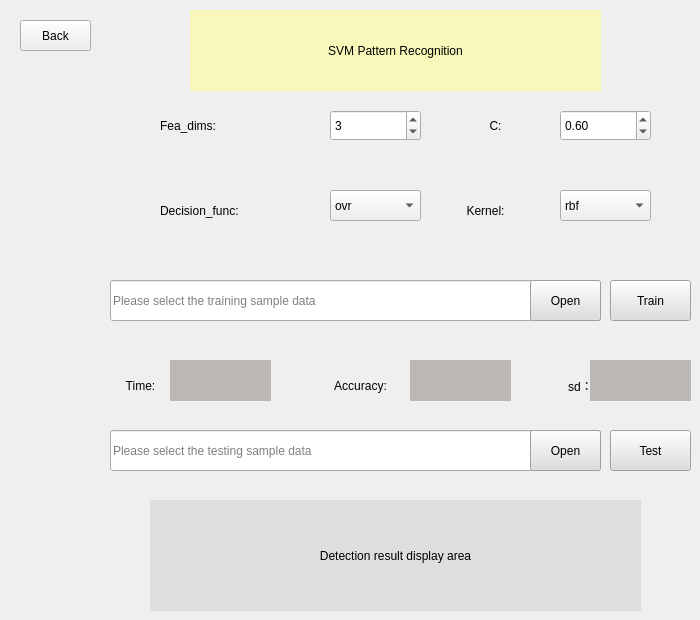
   <widget class="QWidget" name="page_7">
    <widget class="QPushButton" name="pushButton_14">
     <property name="geometry">
      <rect>
       <x>20</x>
       <y>20</y>
       <width>71</width>
       <height>31</height>
      </rect>
     </property>
     <property name="styleSheet">
      <string notr="true">font: 11pt &quot;Times New Roman&quot;;</string>
     </property>
     <property name="text">
      <string>Back</string>
     </property>
    </widget>
    <widget class="QLabel" name="label">
     <property name="geometry">
      <rect>
       <x>160</x>
       <y>100</y>
       <width>181</width>
       <height>51</height>
      </rect>
     </property>
     <property name="styleSheet">
      <string notr="true">font: 75 12pt &quot;Times New Roman&quot;;</string>
     </property>
     <property name="text">
      <string>Fea_dims:</string>
     </property>
    </widget>
    <widget class="QLabel" name="label_2">
     <property name="geometry">
      <rect>
       <x>440</x>
       <y>110</y>
       <width>111</width>
       <height>31</height>
      </rect>
     </property>
     <property name="styleSheet">
      <string notr="true">font: 75 12pt &quot;Times New Roman&quot;;</string>
     </property>
     <property name="text">
      <string>C:</string>
     </property>
     <property name="alignment">
      <set>Qt::AlignCenter</set>
     </property>
    </widget>
    <widget class="QLabel" name="label_20">
     <property name="geometry">
      <rect>
       <x>160</x>
       <y>190</y>
       <width>171</width>
       <height>41</height>
      </rect>
     </property>
     <property name="styleSheet">
      <string notr="true">font: 75 12pt &quot;Times New Roman&quot;;</string>
     </property>
     <property name="text">
      <string>Decision_func:</string>
     </property>
    </widget>
    <widget class="QLabel" name="label_21">
     <property name="geometry">
      <rect>
       <x>440</x>
       <y>200</y>
       <width>91</width>
       <height>21</height>
      </rect>
     </property>
     <property name="styleSheet">
      <string notr="true">font: 75 12pt &quot;Times New Roman&quot;;</string>
     </property>
     <property name="text">
      <string>Kernel:</string>
     </property>
     <property name="alignment">
      <set>Qt::AlignCenter</set>
     </property>
    </widget>
    <widget class="QComboBox" name="svm_decision">
     <property name="geometry">
      <rect>
       <x>330</x>
       <y>190</y>
       <width>91</width>
       <height>31</height>
      </rect>
     </property>
     <property name="styleSheet">
      <string notr="true">font: 75 12pt &quot;Times New Roman&quot;;</string>
     </property>
     <item>
      <property name="text">
       <string>ovr</string>
      </property>
     </item>
     <item>
      <property name="text">
       <string>ovo</string>
      </property>
     </item>
    </widget>
    <widget class="QComboBox" name="svm_kernel">
     <property name="geometry">
      <rect>
       <x>560</x>
       <y>190</y>
       <width>91</width>
       <height>31</height>
      </rect>
     </property>
     <property name="styleSheet">
      <string notr="true">font: 75 12pt &quot;Times New Roman&quot;;</string>
     </property>
     <item>
      <property name="text">
       <string>rbf</string>
      </property>
     </item>
     <item>
      <property name="text">
       <string>linear</string>
      </property>
     </item>
     <item>
      <property name="text">
       <string>poly</string>
      </property>
     </item>
     <item>
      <property name="text">
       <string>sigmod</string>
      </property>
     </item>
    </widget>
    <widget class="QSpinBox" name="svm_fea">
     <property name="geometry">
      <rect>
       <x>330</x>
       <y>110</y>
       <width>91</width>
       <height>31</height>
      </rect>
     </property>
     <property name="styleSheet">
      <string notr="true">font: 75 12pt &quot;Times New Roman&quot;;</string>
     </property>
     <property name="minimum">
      <number>1</number>
     </property>
     <property name="value">
      <number>3</number>
     </property>
    </widget>
    <widget class="QDoubleSpinBox" name="svm_cefa">
     <property name="geometry">
      <rect>
       <x>560</x>
       <y>110</y>
       <width>91</width>
       <height>31</height>
      </rect>
     </property>
     <property name="styleSheet">
      <string notr="true">font: 75 12pt &quot;Times New Roman&quot;;</string>
     </property>
     <property name="decimals">
      <number>2</number>
     </property>
     <property name="maximum">
      <double>1.000000000000000</double>
     </property>
     <property name="singleStep">
      <double>0.050000000000000</double>
     </property>
     <property name="value">
      <double>0.600000000000000</double>
     </property>
    </widget>
    <widget class="QLineEdit" name="svm_testfile_path">
     <property name="geometry">
      <rect>
       <x>110</x>
       <y>430</y>
       <width>491</width>
       <height>41</height>
      </rect>
     </property>
     <property name="styleSheet">
      <string notr="true">font: 12pt &quot;Times New Roman&quot;;</string>
     </property>
     <property name="placeholderText">
      <string>Please select the testing sample data</string>
     </property>
    </widget>
    <widget class="QLabel" name="svm_test_res">
     <property name="geometry">
      <rect>
       <x>150</x>
       <y>500</y>
       <width>491</width>
       <height>111</height>
      </rect>
     </property>
     <property name="styleSheet">
      <string notr="true">background-color: rgb(222, 222, 222);
font:75 11pt &quot;Times New Roman&quot;;</string>
     </property>
     <property name="text">
      <string>Detection result display area</string>
     </property>
     <property name="alignment">
      <set>Qt::AlignCenter</set>
     </property>
    </widget>
    <widget class="QLabel" name="label_43">
     <property name="geometry">
      <rect>
       <x>300</x>
       <y>370</y>
       <width>121</width>
       <height>31</height>
      </rect>
     </property>
     <property name="styleSheet">
      <string notr="true">font: 75 12pt &quot;Times New Roman&quot;;</string>
     </property>
     <property name="text">
      <string>Accuracy:</string>
     </property>
     <property name="alignment">
      <set>Qt::AlignCenter</set>
     </property>
    </widget>
    <widget class="QPushButton" name="pushButton_49">
     <property name="geometry">
      <rect>
       <x>610</x>
       <y>430</y>
       <width>81</width>
       <height>41</height>
      </rect>
     </property>
     <property name="styleSheet">
      <string notr="true">background-color: rgb(222, 222, 222);
font: 11pt &quot;Times New Roman&quot;;</string>
     </property>
     <property name="text">
      <string>Test</string>
     </property>
    </widget>
    <widget class="QPushButton" name="pushButton_48">
     <property name="geometry">
      <rect>
       <x>530</x>
       <y>430</y>
       <width>71</width>
       <height>41</height>
      </rect>
     </property>
     <property name="styleSheet">
      <string notr="true">background-color: rgb(222, 222, 222);
font: 11pt &quot;Times New Roman&quot;;</string>
     </property>
     <property name="text">
      <string>Open</string>
     </property>
    </widget>
    <widget class="QPushButton" name="pushButton_40">
     <property name="geometry">
      <rect>
       <x>610</x>
       <y>280</y>
       <width>81</width>
       <height>41</height>
      </rect>
     </property>
     <property name="styleSheet">
      <string notr="true">background-color: rgb(222, 222, 222);
font: 11pt &quot;Times New Roman&quot;;</string>
     </property>
     <property name="text">
      <string>Train</string>
     </property>
    </widget>
    <widget class="QLabel" name="svm_train_res">
     <property name="geometry">
      <rect>
       <x>410</x>
       <y>360</y>
       <width>101</width>
       <height>41</height>
      </rect>
     </property>
     <property name="styleSheet">
      <string notr="true">font: 12pt &quot;Times New Roman&quot;;
background-color: rgb(186, 183, 180);</string>
     </property>
     <property name="text">
      <string/>
     </property>
     <property name="alignment">
      <set>Qt::AlignCenter</set>
     </property>
    </widget>
    <widget class="QLineEdit" name="svm_trainfile_path">
     <property name="geometry">
      <rect>
       <x>110</x>
       <y>280</y>
       <width>491</width>
       <height>41</height>
      </rect>
     </property>
     <property name="styleSheet">
      <string notr="true">font: 12pt &quot;Times New Roman&quot;;</string>
     </property>
     <property name="placeholderText">
      <string>Please select the training sample data</string>
     </property>
    </widget>
    <widget class="QPushButton" name="svm_trainfile_btn">
     <property name="geometry">
      <rect>
       <x>530</x>
       <y>280</y>
       <width>71</width>
       <height>41</height>
      </rect>
     </property>
     <property name="styleSheet">
      <string notr="true">background-color: rgb(222, 222, 222);
font: 11pt &quot;Times New Roman&quot;;</string>
     </property>
     <property name="text">
      <string>Open</string>
     </property>
    </widget>
    <widget class="QLabel" name="label_16">
     <property name="geometry">
      <rect>
       <x>190</x>
       <y>10</y>
       <width>411</width>
       <height>81</height>
      </rect>
     </property>
     <property name="styleSheet">
      <string notr="true">font: 12pt &quot;Times New Roman&quot;;
background-color: rgb(248, 248, 186);</string>
     </property>
     <property name="text">
      <string>SVM Pattern Recognition</string>
     </property>
     <property name="alignment">
      <set>Qt::AlignCenter</set>
     </property>
    </widget>
    <widget class="QLabel" name="svm_train_time">
     <property name="geometry">
      <rect>
       <x>170</x>
       <y>360</y>
       <width>101</width>
       <height>41</height>
      </rect>
     </property>
     <property name="styleSheet">
      <string notr="true">font: 12pt &quot;Times New Roman&quot;;
background-color: rgb(186, 183, 180);</string>
     </property>
     <property name="text">
      <string/>
     </property>
     <property name="alignment">
      <set>Qt::AlignCenter</set>
     </property>
    </widget>
    <widget class="QLabel" name="label_70">
     <property name="geometry">
      <rect>
       <x>100</x>
       <y>370</y>
       <width>81</width>
       <height>31</height>
      </rect>
     </property>
     <property name="styleSheet">
      <string notr="true">font: 75 12pt &quot;Times New Roman&quot;;</string>
     </property>
     <property name="text">
      <string>Time:</string>
     </property>
     <property name="alignment">
      <set>Qt::AlignCenter</set>
     </property>
    </widget>
    <widget class="QLabel" name="label_78">
     <property name="geometry">
      <rect>
       <x>520</x>
       <y>370</y>
       <width>121</width>
       <height>31</height>
      </rect>
     </property>
     <property name="styleSheet">
      <string notr="true">font: 75 12pt &quot;Times New Roman&quot;;</string>
     </property>
     <property name="text">
      <string>sd：</string>
     </property>
     <property name="alignment">
      <set>Qt::AlignCenter</set>
     </property>
    </widget>
    <widget class="QLabel" name="svm_train_sd">
     <property name="geometry">
      <rect>
       <x>590</x>
       <y>360</y>
       <width>101</width>
       <height>41</height>
      </rect>
     </property>
     <property name="styleSheet">
      <string notr="true">background-color: rgb(186, 183, 180);
font: 12pt &quot;Times New Roman&quot;;</string>
     </property>
     <property name="text">
      <string/>
     </property>
     <property name="alignment">
      <set>Qt::AlignCenter</set>
     </property>
    </widget>
   </widget>
